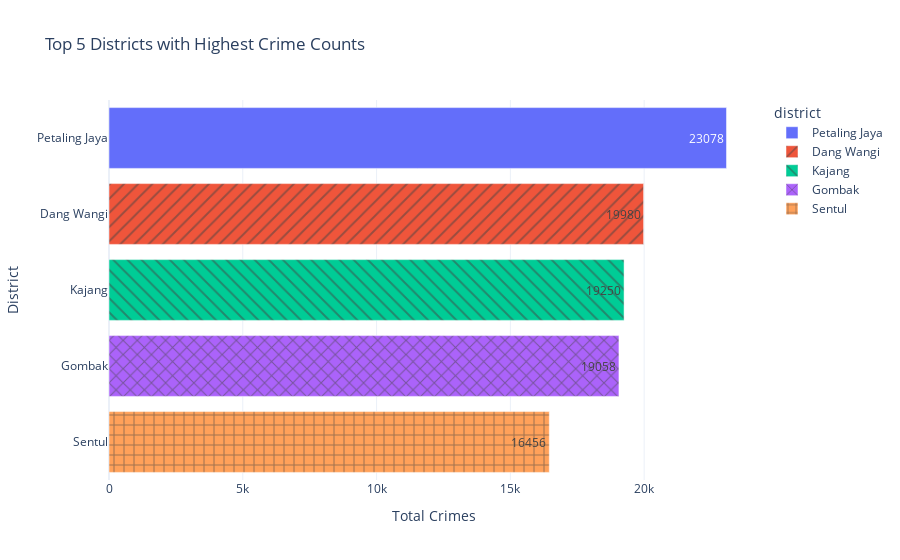

Source (notebook cell):
### Code cell
fig = px.bar(
    top5_district_crime,
    x='crimes',
    y='district',
    orientation='h',
    title='Top 5 Districts with Highest Crime Counts',
    text='crimes',
    pattern_shape= 'district',
    color='district'
    
)

fig.update_layout(
    xaxis_title='Total Crimes',
    yaxis_title='District',
    template='plotly_white'
)

fig.show()

### Figure 1 — Plotly figure (JSON) as saved in the notebook; plotly's stock layout.template omitted (floating-point values rounded to 4 significant figures)
{"data": [{"hovertemplate": "district=%{y}<br>crimes=%{text}<extra></extra>", "legendgroup": "Petaling Jaya", "marker": {"color": "#636efa", "pattern": {"shape": ""}}, "name": "Petaling Jaya", "orientation": "h", "showlegend": true, "text": [23080.0], "textposition": "auto", "type": "bar", "x": [23078], "xaxis": "x", "y": ["Petaling Jaya"], "yaxis": "y"}, {"hovertemplate": "district=%{y}<br>crimes=%{text}<extra></extra>", "legendgroup": "Dang Wangi", "marker": {"color": "#EF553B", "pattern": {"shape": "/"}}, "name": "Dang Wangi", "orientation": "h", "showlegend": true, "text": [19980.0], "textposition": "auto", "type": "bar", "x": [19980], "xaxis": "x", "y": ["Dang Wangi"], "yaxis": "y"}, {"hovertemplate": "district=%{y}<br>crimes=%{text}<extra></extra>", "legendgroup": "Kajang", "marker": {"color": "#00cc96", "pattern": {"shape": "\\"}}, "name": "Kajang", "orientation": "h", "showlegend": true, "text": [19250.0], "textposition": "auto", "type": "bar", "x": [19250], "xaxis": "x", "y": ["Kajang"], "yaxis": "y"}, {"hovertemplate": "district=%{y}<br>crimes=%{text}<extra></extra>", "legendgroup": "Gombak", "marker": {"color": "#ab63fa", "pattern": {"shape": "x"}}, "name": "Gombak", "orientation": "h", "showlegend": true, "text": [19060.0], "textposition": "auto", "type": "bar", "x": [19058], "xaxis": "x", "y": ["Gombak"], "yaxis": "y"}, {"hovertemplate": "district=%{y}<br>crimes=%{text}<extra></extra>", "legendgroup": "Sentul", "marker": {"color": "#FFA15A", "pattern": {"shape": "+"}}, "name": "Sentul", "orientation": "h", "showlegend": true, "text": [16460.0], "textposition": "auto", "type": "bar", "x": [16456], "xaxis": "x", "y": ["Sentul"], "yaxis": "y"}], "layout": {"barmode": "relative", "legend": {"title": {"text": "district"}, "tracegroupgap": 0}, "title": {"text": "Top 5 Districts with Highest Crime Counts"}, "xaxis": {"anchor": "y", "domain": [0, 1], "title": {"text": "Total Crimes"}}, "yaxis": {"anchor": "x", "categoryarray": ["Sentul", "Gombak", "Kajang", "Dang Wangi", "Petaling Jaya"], "categoryorder": "array", "domain": [0, 1], "title": {"text": "District"}}}}
